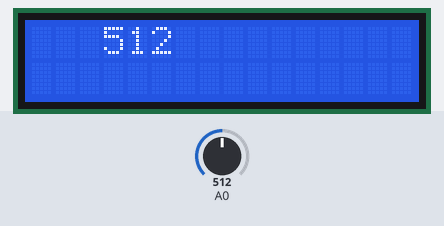
Bench run of a sketch on a simulated Arduino Uno, built with avr-gcc and run on an emulated ATmega328P. Shown: 16×2 character LCD. The inputs (shaded band) are chosen by the test bench; at power-on: A0 = 512.

Above: at 1.2 s.
1.3 s: A0 set to 716
At 2.6 s:
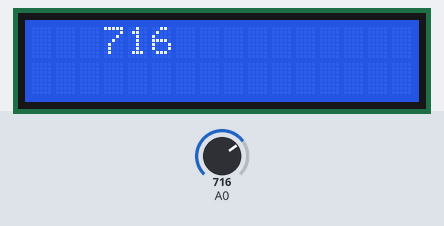
2.9 s: A0 set to 900
At 4.1 s:
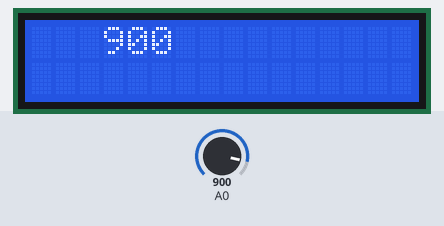
4.4 s: A0 set to 1023
At 5.9 s:
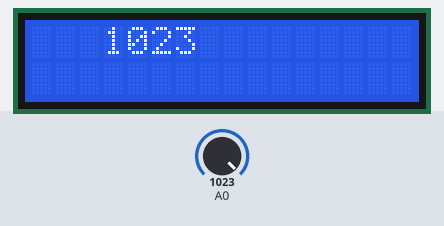
Timing chart, 0 to 7.4 s (numbered marks = the images above; inputs shaded):
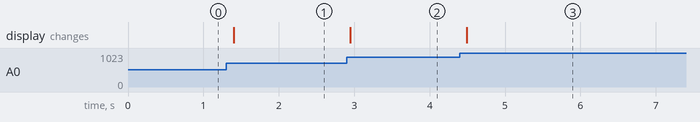

Measured:
- after the input at 1.3 s, the display: changes after 0.10 s (image 1)
- after the input at 2.9 s, the display: changes after 0.05 s (image 2)
- after the input at 4.4 s, the display: changes after 0.09 s (image 3)

The sketch:

lcdint2.ino
```cpp
  #include <LiquidCrystal.h>
  LiquidCrystal lcd(12,11,5,4,3,2);
  int sensor_v;
void setup() {
  // put your setup code here, to run once:
  lcd.begin(16,2);
  pinMode(A0,INPUT);

}

void loop() {
  // put your main code here, to run repeatedly:
  sensor_v=analogRead(A0);
  lcd.clear();
  lcd.setCursor(3,0);
  lcd.print(sensor_v);
  delay(100);
}
```
